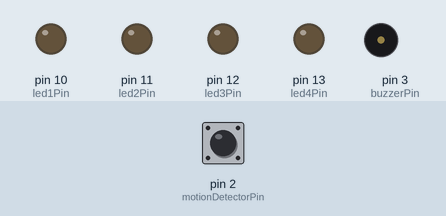
Simulated run of this sketch. Board: Arduino Uno, built with avr-gcc and run on an emulated ATmega328P. On the bench: output pins drawn as LEDs (lit = HIGH), buzzer (waves = sounding). Inputs (shaded band) come from the test bench; at power-on: pin 2 (motionDetectorPin) LOW.

Above: at 1.2 s.
1.3 s: pin 2 (motionDetectorPin) driven HIGH
At 1.6 s:
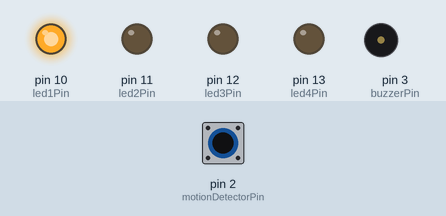
2.8 s: pin 2 (motionDetectorPin) pulsed LOW 5 times (0.12 s each, 0.3 s apart)
At 3.07 s:
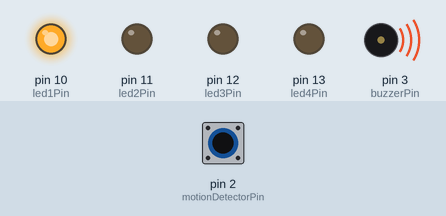
5.8 s: pin 2 (motionDetectorPin) pulsed LOW 2 times (0.12 s each, 0.3 s apart)
At 6.07 s:
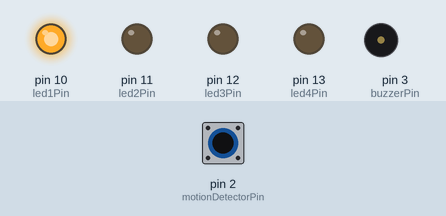
Timing chart, 0 to 14.9 s (numbered marks = the images above; inputs shaded):
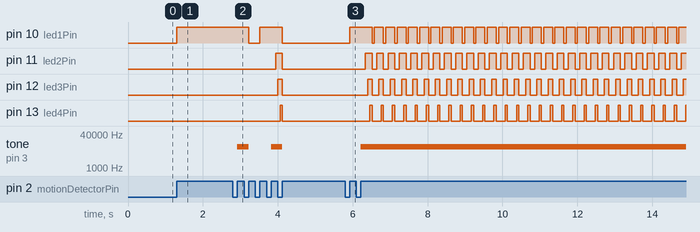

The sketch:

overtoneBuzzer.ino
```cpp
// LEDs to show timer duration
int led1Pin = 10;
int led2Pin = 11;
int led3Pin = 12;
int led4Pin = 13;
// Buzzer
int buzzerPin = 3;
// Motion detector which triggers timer
int motionDetectorPin = 2;

// Start time of hand motions
unsigned long int motionStartTime;
// Duration of time between tqo hand motions
unsigned long int motionDuration;

// Value of motion detector reading in current and previous loop iterations
int motionDetectorValuePrevious;
int motionDetectorValueCurrent;

// Start time of loop iteration of Arduino
unsigned long int loopStartTime;

// Start time of LED light cycle
unsigned long int cycleStartTime;


void setup()

{
  // Register Input and output pins
  pinMode(motionDetectorPin, INPUT);
  pinMode(buzzerPin, OUTPUT);
  pinMode(led1Pin, OUTPUT);
  pinMode(led2Pin, OUTPUT);
  pinMode(led3Pin, OUTPUT);
  pinMode(led4Pin, OUTPUT);
}


void loop()

{
  // Register loop time
  loopStartTime = millis();

  // Read motion detector values
  motionDetectorValuePrevious = motionDetectorValueCurrent;
  motionDetectorValueCurrent = digitalRead(motionDetectorPin);

  // Logic for turning on and off lights to display duration
  if(cycleStartTime != 0) {
    if ((loopStartTime - cycleStartTime) > motionDuration) {
      digitalWrite(led1Pin, LOW);
      digitalWrite(led2Pin, LOW);
      digitalWrite(led3Pin, LOW);
      digitalWrite(led4Pin, LOW);
      cycleStartTime = loopStartTime;
    } else if ((loopStartTime - cycleStartTime) > 4*motionDuration/5) {
       digitalWrite(led4Pin, HIGH);
    } else if((loopStartTime - cycleStartTime) > 3*motionDuration/5) {
       digitalWrite(led3Pin, HIGH);
    } else if((loopStartTime - cycleStartTime) > 2*motionDuration/5) {
       digitalWrite(led2Pin, HIGH);
    } else if((loopStartTime - cycleStartTime) > motionDuration/5) {
       digitalWrite(led1Pin, HIGH);
    }
  }

  // Register new motion detection
  if (motionDetectorValuePrevious == LOW && motionDetectorValueCurrent == HIGH) {   // pin state change: LOW -> HIGH
    // set initial start time for counter
      if(motionStartTime == 0) {
        digitalWrite(led1Pin, HIGH);
        motionStartTime = loopStartTime;
        cycleStartTime = 0;
    // Close timer for second hand movement
      } else if(motionDuration == 0) {
        motionDuration = loopStartTime - motionStartTime;
        tone(buzzerPin, map(motionDuration, 500, 100000, 10000, 50));
        cycleStartTime = loopStartTime;
     // Reset state after third hand movement
      } else {
        motionStartTime = 0;
        motionDuration = 0;
        cycleStartTime = 0;
        digitalWrite(led1Pin, LOW);
        digitalWrite(led2Pin, LOW);
        digitalWrite(led3Pin, LOW);
        digitalWrite(led4Pin, LOW);
        noTone(buzzerPin);
      }
  }
}
```

Measured:
- after the input at 1.3 s, pin 10 (led1Pin): LOW → HIGH at once
- after the input at 2.8 s, pin 10 (led1Pin): HIGH → LOW after 0.42 s, → HIGH 0.30 s later, → LOW 0.60 s later; pin 11 (led2Pin): LOW → HIGH after 1.1 s, → LOW 0.18 s later
- after the input at 5.8 s, pin 10 (led1Pin): LOW → HIGH after 0.12 s, then repeats every 0.30 s: LOW 0.06 s, HIGH 0.24 s; pin 11 (led2Pin): alternates HIGH for 0.18 s and LOW for 0.12 s, starting after 0.54 s
